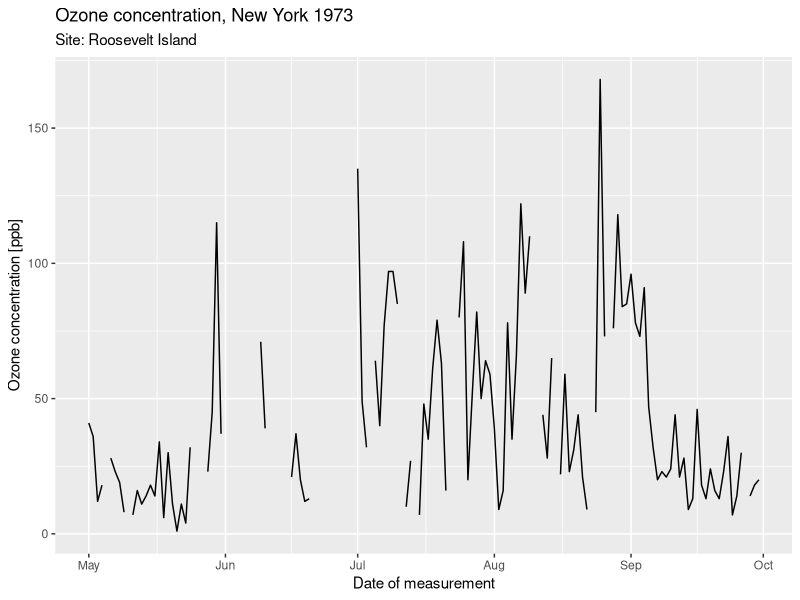
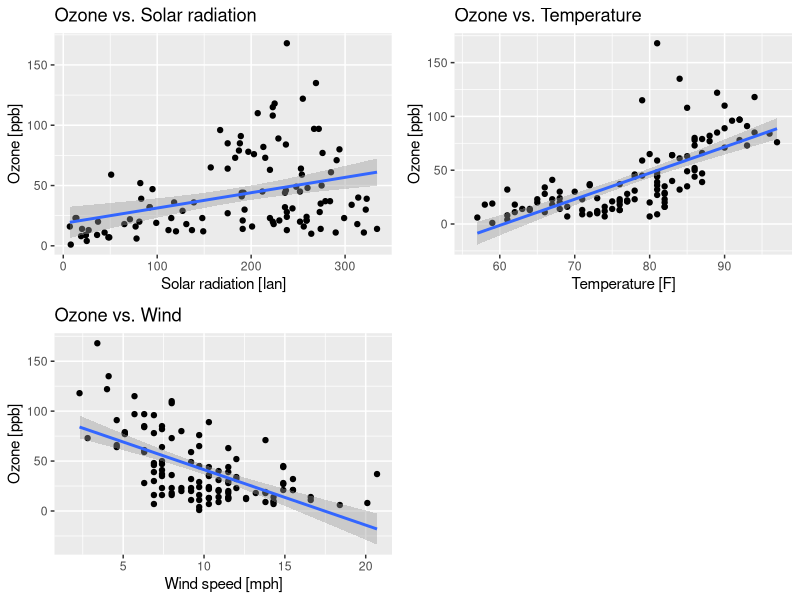

These charts were generated, in order, by the following R code:
## ---- chunk 1
library(ggplot2)
library(readr)
library(lubridate)
library(dplyr)
library(tidyverse)

airquality <- datasets::airquality

#add a column with the measurement date
airquality <- airquality |> dplyr::mutate(
   measurement_date = ymd(paste(1973, Month, Day)))

#plot ozone concentration over time
ggplot(data = airquality, aes(x = measurement_date, y = Ozone)) +
  geom_line() +
  labs(title = "Ozone concentration, New York 1973", 
       subtitle = "Site: Roosevelt Island",
       x = "Date of measurement",
       y = "Ozone concentration [ppb]")

## ---- chunk 2

#remove rows that contain NA
airquality_clean <- airquality |> drop_na()

#calculate mean, max and min
mean_oz <- airquality_clean[,1] |> mean()
min_oz <- min(airquality_clean[,1])
max_oz <- max(airquality_clean[,1])

#create a data frame with the results
df_ozone <- data.frame(
  mean_ozone = mean_oz,
  min_ozone = min_oz,
  max_ozone = max_oz
)

#display restults
knitr::kable(df_ozone)

## ---- chunk 3
#search for correlation between ozone and other variables
pearson_solar <- cor(airquality_clean$Ozone, airquality_clean$Solar.R)
pearson_wind <- cor(airquality_clean$Ozone, airquality_clean$Wind)
pearson_temp <- cor(airquality_clean$Ozone, airquality_clean$Temp)


#create a data frame with the results
df_cors <- data.frame(
  r_oz_solar = pearson_solar,
  r_oz_wind = pearson_wind,
  r_oz_temp = pearson_temp
)

#display restults
knitr::kable(df_cors)

## ---- chunk 4

#plot ozone against solar radiation
oz_sol <- ggplot(data = airquality, aes(x = Solar.R, y = Ozone)) +
  geom_point() +
  geom_smooth(method = "lm") +
  labs(title = "Ozone vs. Solar radiation",
       x = "Solar radiation [lan]",
       y = "Ozone [ppb]")

#plot ozone vs. temperature
oz_temp <- ggplot(data = airquality, aes(x = Temp, y = Ozone)) +
  geom_point() +
  geom_smooth(method = "lm") +
  labs(title = "Ozone vs. Temperature", 
       x = "Temperature [F]",
       y = "Ozone [ppb]")

#plot ozone vs. wind
oz_wind <- ggplot(data = airquality, aes(x = Wind, y = Ozone)) +
  geom_point() +
  geom_smooth(method = "lm") +
  labs(title = "Ozone vs. Wind",
       x = "Wind speed [mph]",
       y = "Ozone [ppb]")

#combine all plots and display them together
cowplot::plot_grid(oz_sol, oz_temp, oz_wind)

## ---- chunk 5

